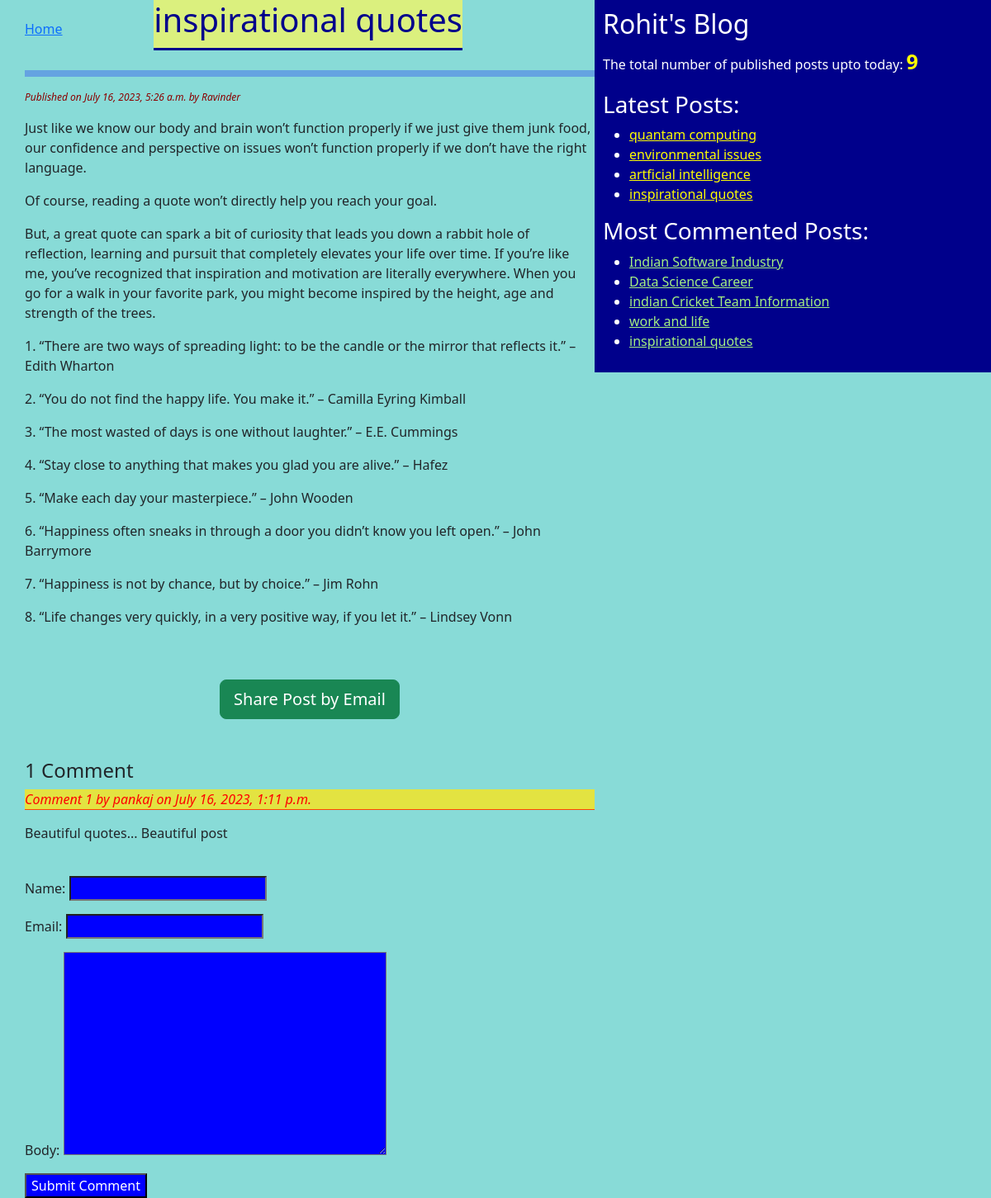
/2023/07/16/inspirational-quotes/, run on the app's committed database.
### blog/models.py (models this page shows, shortened)
class Post(models.Model):
    STATUS_CHOICES=(('draft','Draft'),('published','Published'))
    title = models.CharField(max_length=256)
    slug = models.SlugField(max_length=264,unique_for_date='publish')
    author = models.ForeignKey(User, on_delete=models.CASCADE ,related_name='blog_posts')
    body = models.TextField()
    publish = models.DateTimeField(default=timezone.now)
    created = models.DateTimeField(auto_now_add=True)
    updated = models.DateTimeField(auto_now=True)
    status = models.CharField(max_length=10,choices=STATUS_CHOICES,default='draft')
    objects = CustomManager()
    tags = TaggableManager()
    class Meta:
        ordering = ('-publish',)
    def get_absolute_url(self):
        return reverse('post_detail', args=[self.publish.year, self.publish.strftime('%m'), self.publish.strftime('%d'), self.slug])

class Comment(models.Model):
    post = models.ForeignKey(Post,related_name='comments',on_delete=models.CASCADE)
    name = models.CharField(max_length=32)
    email = models.EmailField()
    body = models.TextField()
    created = models.DateTimeField(auto_now_add=True)
    updated = models.DateTimeField(auto_now=True)
    active = models.BooleanField(default=True)
    class Meta:
        ordering = ('-created',)

### blog/views.py (the view)
# urls.py: path('<int:year>/<int:month>/<int:day>/<slug:post>/', views.post_detail_view, name='post_detail'),
def post_detail_view(request,year,month,day,post):
    post = get_object_or_404(Post,slug=post, status = 'published',publish__year = year,publish__month = month,publish__day = day)
    comments = post.comments.filter(active=True)
    csubmit = False
    if request.method=='POST':
        form = CommentForm(request.POST)
        if form.is_valid():
            new_comment = form.save(commit=False)
            new_comment.post = post
            new_comment.save()
            csubmit = True
    else:
        form = CommentForm()
    return render(request,'blogs/post_detail.html',{'post':post,'form':form,'csubmit':csubmit,'comments':comments})

### blog/forms.py
class CommentForm(forms.ModelForm):
    class Meta:
        model = Comment
        fields = ('name','email','body')

### blog/models.py (called while the page is built)
    def get_queryset(self):
        return super().get_queryset().filter(status='published')

### blog/templatetags/blog_tags.py (called while the page is built)
@register.simple_tag(name='my_tag')
def total_posts():
    return Post.objects.count()

@register.inclusion_tag('blogs/latest_posts123.html')
def show_latest_posts(count = 3):
    latest_posts =Post.objects.order_by('-publish')[:count]
    return {'latest_posts':latest_posts}

@register.simple_tag
def get_most_commented_posts(count=5):
    return Post.objects.annotate(total_comments=Count('comments')).order_by('-total_comments')[:count]

### templates/blogs/post_detail.html (shortened to what this page needs)
{%extends 'blogs/base.html' %}
    {%block content%}
        <div class="header">
            <a href="{% url 'post_list_view' %}" id="home">Home</a>
            <h1>{{ post.title }}</h1>
        </div><hr class="horizontal-line">
        <p id="date">Published on {{post.publish}} by {{post.author|title}}</p>
        {{post.body|linebreaks}}<br><br>
        <div class="container" align="center">
            <a href="/{{post.id}}/share" class="btn btn-lg btn-success">Share Post by Email</a><br><br><br>
        </div>
        <h4>{{post.comments.count}} Comment{{post.comments.count|pluralize}}</h4>
        {% if post.comments.all %}
            {% for comment in post.comments.all %}
                <p id="ch">Comment {{forloop.counter}} by {{comment.name}} on {{comment.created}}</p>
                <div class="cb">{{comment.body|linebreaks}}</div> <br>
            {%endfor%}
            {%else%}
                <p>There are no comments yet!!!</p>
        {%endif%}
        {%if csubmit %}
            <h4>Your Comment Added Successfully</h4>
            {%else%}
                <form method="post">
                    {{form.as_p}}
                    <input type="submit" name="" value="Submit Comment">
                </form>
        {%endif%}
    {%endblock%}

### templates/blogs/base.html (shortened to what this page needs)
<!DOCTYPE html>
{%load blog_tags%}
{% load static %}
<html lang="en">
<head>
    <link href="https://cdn.jsdelivr.net/npm/bootstrap@5.3.0/dist/css/bootstrap.min.css" rel="stylesheet">
    <link rel="stylesheet" href="{%static "css/blog.css" %}">
</head>
<body>
    <div class="content">
        {%block content%}{%endblock%}
    </div>
    <div class="sidebar">
        <h2>Rohit's Blog</h2>
        <p>The total number of published posts upto today: <span id="pcount"> {% my_tag %}</span></p>
        <h3>Latest Posts:</h3>{%show_latest_posts 4%}
        <h3>Most Commented Posts:</h3>
        {%get_most_commented_posts as most_commented_posts%}
        <ul>
            {%for post in most_commented_posts%}
            <li><a href="{{post.get_absolute_url}}" id="cmt">{{post.title}}</a></li>
            {%endfor%}
        </ul>
    </div>
</body>
</html>

### templates/blogs/latest_posts123.html
<ul>
    {%for post in latest_posts%}
    <li><a href="{{post.get_absolute_url}}" id="ln">{{post.title}}</a></li>
    {%endfor%}
</ul>

### static/css/blog.css (style rules this page uses)
.content { width:60%; float:left; padding: 0 0 0 30px; background: rgb(136, 219, 215); height: 100%; }
.sidebar { width: 40%; float: right; padding: 10px; background: darkblue; height: 100%; color: white; }
h1 { text-align: center; border-bottom: 3px solid darkblue ; padding-bottom: 10px; color: darkblue; background-color: rgb(219, 240, 126); }
body { background: rgb(136, 219, 215); }
#date { color: darkred; font-size: 12px; font-style: italic; }
input { background: blue; color: rgb(255, 255, 255); }
input,textarea { background: blue; color: white; }
#ch { color: red; font-style: italic; border-bottom: 1px solid orangered; background-color: rgb(227, 227, 65); }
#pcount { color: yellow; font-size: 25px; font-weight: bold; }
#ln { color: yellow; }
#cmt { color: rgb(165, 240, 130); }
.header { display: flex; justify-content: space-between; align-items: center; }
.header h1 { margin-right: 160px; }
.horizontal-line { border-top: 8px solid darkblue; filter: brightness(100000%) }

### data on the page
Post: publish "July 16, 2023, 5:26 a.m.", author "Ravinder", body "Just like we know our body and brain won’t function properly if we just give them junk food, our confidence and perspective on issues won’t function properly if we don’t have the right language. Of course, reading a quote won’t directly help you reach your goal. But, a great quote can spark a bit of curiosity that leads you down a rabbit hole of reflection, learning and pursuit that completely elevates your life over time. If you’re like me, you’ve recognized that inspiration and motivation are literally everywhere. When you go for a walk in your favorite park, you might become inspired by the height, age and strength of the trees. 1. “There are two ways of spreading light: to be the candle…", comments.count "1", title "inspirational quotes"
Comment: name "pankaj", created "July 16, 2023, 1:11 p.m.", body "Beautiful quotes... Beautiful post"
Post: title "quantam computing"
Post: title "environmental issues"
Post: title "artficial intelligence"
Post: title "Indian Software Industry"
Post: title "Data Science Career"
Post: title "indian Cricket Team Information"
Post: title "work and life"
